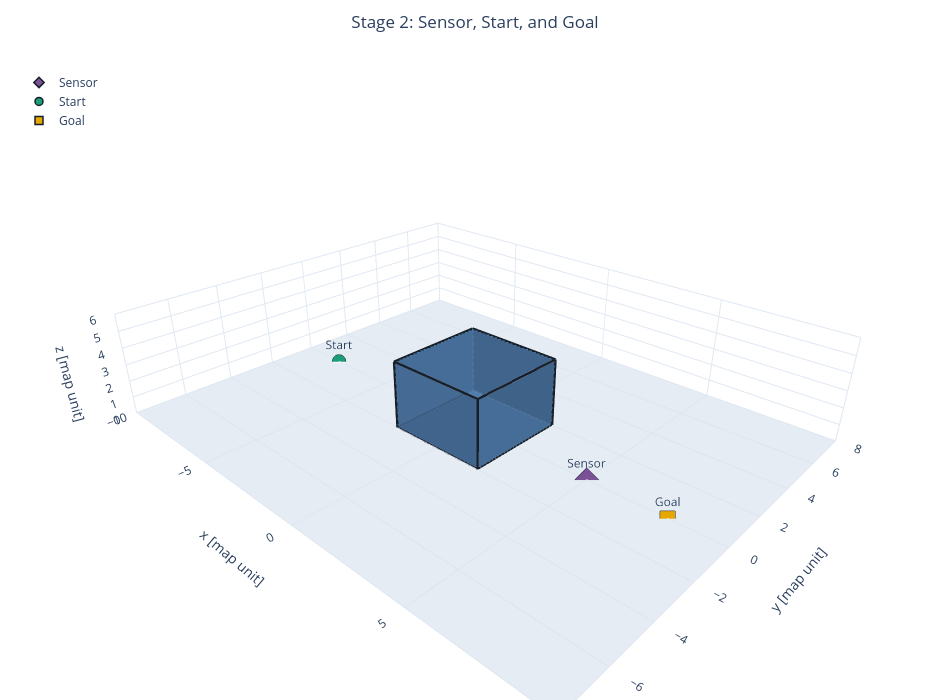

The cell this chart's notebook holds for it:
### Markdown cell above
### Stage 2 interactive visual confirmation

Drag to rotate, scroll to zoom, and hover over the sensor, start, goal, plane, and cube to inspect coordinates.

### Code cell
stage_02_figure = plot_mission_scenario(terrain_map, mission_points)
stage_02_figure.show()

### Figure 1 — Plotly figure (JSON) as saved in the notebook; plotly's stock layout.template omitted (floating-point values rounded to 4 significant figures)
{"data": [{"color": "#d9e2ec", "flatshading": true, "hovertemplate": "Ground plane<br>x=%{x:.2f} map unit<br>y=%{y:.2f} map unit<br>z=%{z:.2f} map unit<extra></extra>", "i": [0, 0], "j": [1, 2], "k": [2, 3], "name": "Ground plane", "opacity": 0.72, "type": "mesh3d", "x": [-10.0, 10.0, 10.0, -10.0], "y": [-8.0, -8.0, 8.0, 8.0], "z": [0.0, 0.0, 0.0, 0.0]}, {"color": "#4c78a8", "flatshading": true, "hovertemplate": "Obstacle terrain<br>x=%{x:.2f} map unit<br>y=%{y:.2f} map unit<br>z=%{z:.2f} map unit<extra></extra>", "i": [0, 0, 4, 4, 0, 0, 1, 1, 2, 2, 3, 3], "j": [2, 3, 5, 6, 1, 5, 2, 6, 3, 7, 0, 4], "k": [1, 2, 6, 7, 5, 4, 6, 5, 7, 6, 4, 7], "name": "Obstacle terrain", "opacity": 0.9, "type": "mesh3d", "x": [-2.0, 2.0, 2.0, -2.0, -2.0, 2.0, 2.0, -2.0], "y": [-2.0, -2.0, 2.0, 2.0, -2.0, -2.0, 2.0, 2.0], "z": [0.0, 0.0, 0.0, 0.0, 4.0, 4.0, 4.0, 4.0]}, {"hoverinfo": "skip", "line": {"color": "#17202a", "width": 5}, "mode": "lines", "name": "Terrain edges", "showlegend": false, "type": "scatter3d", "x": [-2, 2, null, 2, 2, null, 2, -2, null, -2, -2, null, -2, 2, null, 2, 2, null, 2, -2, null, -2, -2, null, -2, -2, null, 2, 2, null, 2, 2, null, -2, -2, null], "y": [-2, -2, null, -2, 2, null, 2, 2, null, 2, -2, null, -2, -2, null, -2, 2, null, 2, 2, null, 2, -2, null, -2, -2, null, -2, -2, null, 2, 2, null, 2, 2, null], "z": [0, 0, null, 0, 0, null, 0, 0, null, 0, 0, null, 4, 4, null, 4, 4, null, 4, 4, null, 4, 4, null, 0, 4, null, 0, 4, null, 0, 4, null, 0, 4, null]}, {"hovertemplate": "Sensor<br>x=%{x:.2f} map unit<br>y=%{y:.2f} map unit<br>z=%{z:.2f} map unit<extra></extra>", "marker": {"color": "#7a5195", "line": {"color": "#17202a", "width": 1.5}, "size": 8, "symbol": "diamond"}, "mode": "markers+text", "name": "Sensor", "text": ["Sensor"], "textposition": "top center", "type": "scatter3d", "x": [5], "y": [0], "z": [0]}, {"hovertemplate": "Start<br>x=%{x:.2f} map unit<br>y=%{y:.2f} map unit<br>z=%{z:.2f} map unit<extra></extra>", "marker": {"color": "#1b9e77", "line": {"color": "#17202a", "width": 1.5}, "size": 8, "symbol": "circle"}, "mode": "markers+text", "name": "Start", "text": ["Start"], "textposition": "top center", "type": "scatter3d", "x": [-8], "y": [0], "z": [0]}, {"hovertemplate": "Goal<br>x=%{x:.2f} map unit<br>y=%{y:.2f} map unit<br>z=%{z:.2f} map unit<extra></extra>", "marker": {"color": "#e6a700", "line": {"color": "#17202a", "width": 1.5}, "size": 8, "symbol": "square"}, "mode": "markers+text", "name": "Goal", "text": ["Goal"], "textposition": "top center", "type": "scatter3d", "x": [8], "y": [0], "z": [0]}], "layout": {"height": 700, "legend": {"x": 0.02, "y": 0.98}, "margin": {"b": 0, "l": 0, "r": 0, "t": 55}, "scene": {"aspectmode": "data", "camera": {"eye": {"x": 1.55, "y": -1.65, "z": 1.15}, "up": {"x": 0, "y": 0, "z": 1}}, "xaxis": {"range": [-10, 10], "showspikes": false, "title": {"text": "x [map unit]"}}, "yaxis": {"range": [-8, 8], "showspikes": false, "title": {"text": "y [map unit]"}}, "zaxis": {"range": [0, 6], "showspikes": false, "title": {"text": "z [map unit]"}}}, "title": {"text": "Stage 2: Sensor, Start, and Goal", "x": 0.5}, "width": 950}}
